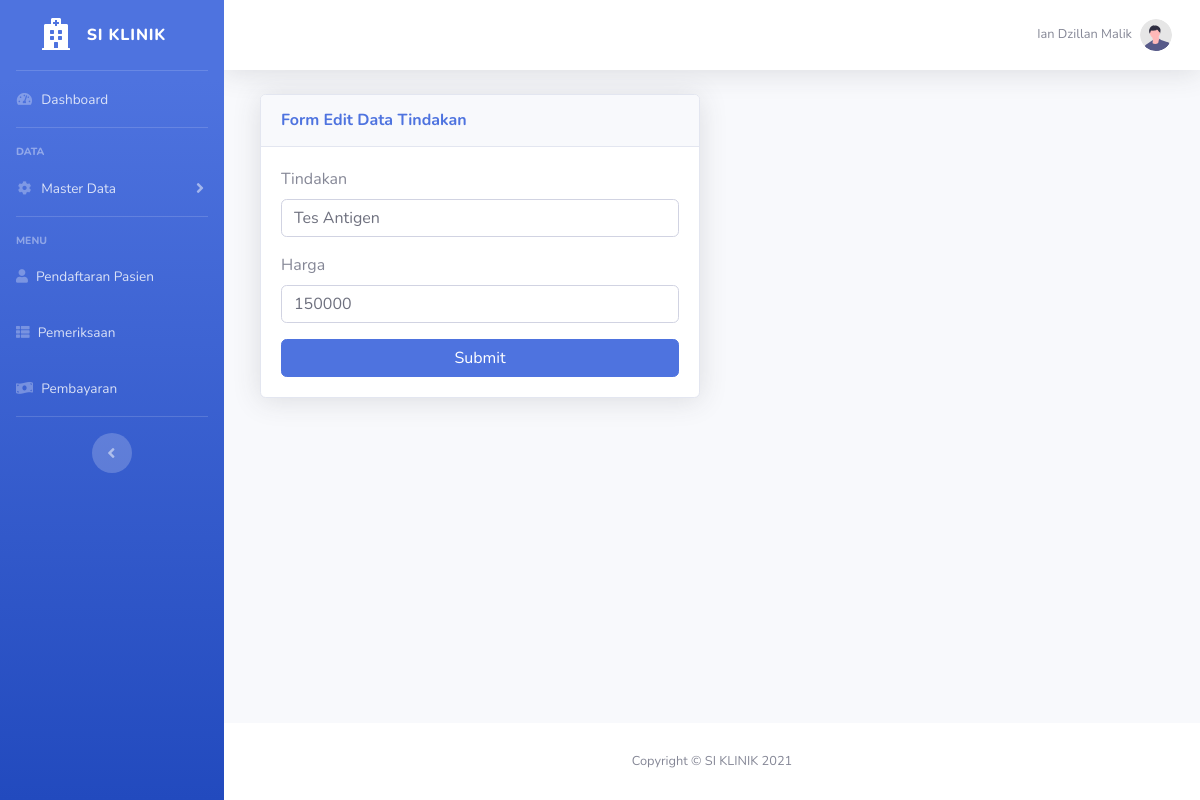
/tindakan/edit.php?id=7 (signed in), run on the app's committed database.
### tables this page shows
CREATE TABLE `user` (
  `id` int(11) NOT NULL,
  `id_pegawai` int(11) NOT NULL,
  `username` varchar(255) NOT NULL,
  `password` varchar(255) NOT NULL,
  `level` varchar(255) NOT NULL
);

CREATE TABLE `pegawai` (
  `id` int(11) NOT NULL,
  `nama_pegawai` varchar(255) NOT NULL,
  `nohp` varchar(12) NOT NULL,
  `alamat` varchar(255) NOT NULL,
  `jk` varchar(255) NOT NULL
);

CREATE TABLE `tindakan` (
  `id` int(11) NOT NULL,
  `tindakan` varchar(255) NOT NULL,
  `harga` int(11) NOT NULL
);

### tindakan/function.php (called while the page is built, shortened)
<?php
require "../koneksi.php";
function select($query)
{
    global $conn;
    $sql = mysqli_query($conn, $query);
    $tindakans = [];
    while ($tindakan = mysqli_fetch_assoc($sql)) {
        $tindakans[] = $tindakan;
    }
    return $tindakans;
}

### tindakan/edit.php (the view, shortened to what this page needs)
<?php
require "function.php";
$pegawai = $_SESSION["id_pegawai"];
$user = mysqli_query($conn, "SELECT * FROM user A LEFT JOIN pegawai B ON B.id = A.id_pegawai WHERE A.id_pegawai = '$pegawai'");
$user = mysqli_fetch_assoc($user);
$id = $_GET["id"];
$tindakan = select("SELECT * FROM tindakan WHERE id='$id'")[0];
?>
<!DOCTYPE html>
<html lang="en">
<head>
    <link href="../assets/vendor/fontawesome-free/css/all.min.css" rel="stylesheet" type="text/css">
    <link href="../assets/css/sb-admin-2.min.css" rel="stylesheet">
</head>
<body id="page-top">
    <div id="wrapper">
        <ul class="navbar-nav bg-gradient-primary sidebar sidebar-dark accordion" id="accordionSidebar">
            <a class="sidebar-brand d-flex align-items-center justify-content-center" href="../index.php">
                <div class="sidebar-brand-icon">
                    <i class="fas fa-hospital"></i>
                </div>
                <div class="sidebar-brand-text mx-3">SI KLINIK</div>
            </a>
            <hr class="sidebar-divider my-0">
            <li class="nav-item">
                <a class="nav-link" href="../index.php">
                    <i class="fas fa-fw fa-tachometer-alt"></i>
                    <span>Dashboard</span></a>
            </li>
            <hr class="sidebar-divider">
            <div class="sidebar-heading">
                Data
            </div>
            <li class="nav-item">
                <a class="nav-link collapsed" href="#" data-toggle="collapse" data-target="#collapseTwo" aria-expanded="true" aria-controls="collapseTwo">
                    <i class="fas fa-fw fa-cog"></i>
                    <span>Master Data</span>
                </a>
            </li>
            <hr class="sidebar-divider">
            <div class="sidebar-heading">
                Menu
            </div>
            <li class="nav-item">
                <a class="nav-link" href="../pendaftaran/index.php">
                    <i class="fas fa-user"></i>
                    <span>Pendaftaran Pasien</span>
                </a>
            </li>
            <li class="nav-item">
                <a class="nav-link" href="../pemeriksaan/index.php">
                    <i class="fas fa-th-list"></i>
                    <span>Pemeriksaan</span>
                </a>
            </li>
            <li class="nav-item">
                <a class="nav-link" href="../pembayaran/index.php">
                    <i class="fas fa-money-bill-wave"></i>
                    <span>Pembayaran</span>
                </a>
            </li>
            <hr class="sidebar-divider d-none d-md-block">
            <div class="text-center d-none d-md-inline">
                <button class="rounded-circle border-0" id="sidebarToggle"></button>
            </div>
        </ul>
        <div id="content-wrapper" class="d-flex flex-column">
            <div id="content">
                <nav class="navbar navbar-expand navbar-light bg-white topbar mb-4 static-top shadow">
                    <ul class="navbar-nav ml-auto">
                        <li class="nav-item dropdown no-arrow">
                            <a class="nav-link dropdown-toggle" href="#" id="userDropdown" role="button" data-toggle="dropdown" aria-haspopup="true" aria-expanded="false">
                                <span class="mr-2 d-none d-lg-inline text-gray-600 small"><?= $user["nama_pegawai"]; ?></span>
                                <img class="img-profile rounded-circle" src="../assets/img/undraw_profile.svg">
                            </a>
                        </li>
                    </ul>
                </nav>
                <div class="container-fluid">
                    <div class="col-md-6">
                        <div class="card shadow mb-4">
                            <div class="card-header py-3">
                                <h6 class="m-0 font-weight-bold text-primary">Form Edit Data Tindakan</h6>
                            </div>
                            <div class="card-body">
                                <form action="" method="post">
                                    <div class="form-group">
                                        <label for="tindakan">Tindakan</label>
                                        <input type="text" class="form-control form-control-user" id="tindakan" name="tindakan" value="<?= $tindakan["tindakan"]; ?>" required>
                                    </div>
                                    <div class="form-group">
                                        <label for="harga">Harga</label>
                                        <input type="number" class="form-control form-control-user" id="harga" name="harga" value="<?= $tindakan["harga"]; ?>" required>
                                    </div>
                                    <button name="submit" class="btn btn-primary btn-user btn-block" type="submit">
                                        Submit
                                    </button>
                                </form>
                            </div>
                        </div>
                    </div>
                </div>
            </div>
            <footer class="sticky-footer bg-white">
                <div class="container my-auto">
                    <div class="copyright text-center my-auto">
                        <span>Copyright &copy; SI KLINIK <?= date("Y") ?></span>
                    </div>
                </div>
            </footer>
        </div>
    </div>
</body>
</html>

### data on the page
user: id_pegawai.nama_pegawai "Ian Dzillan Malik"
tindakan: tindakan "Tes Antigen", harga "150000"
